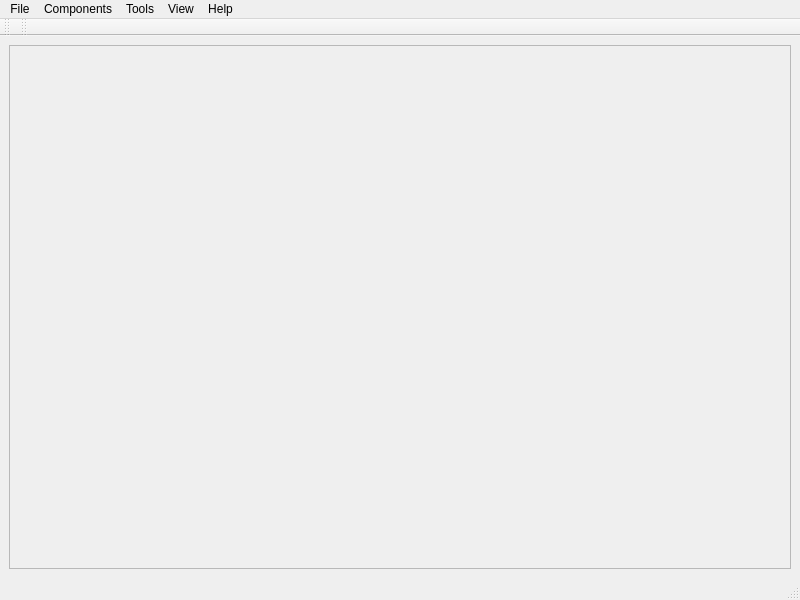
<?xml version="1.0" encoding="UTF-8"?>
<ui version="4.0">
 <class>MainWindow</class>
 <widget class="QMainWindow" name="MainWindow">
  <property name="geometry">
   <rect>
    <x>0</x>
    <y>0</y>
    <width>800</width>
    <height>600</height>
   </rect>
  </property>
  <property name="windowTitle">
   <string>MainWindow</string>
  </property>
  <widget class="QWidget" name="centralwidget">
   <layout class="QVBoxLayout" name="verticalLayout">
    <item>
     <widget class="QScrollArea" name="scrollArea">
      <property name="widgetResizable">
       <bool>true</bool>
      </property>
      <widget class="QWidget" name="scrollAreaWidgetContents">
       <property name="geometry">
        <rect>
         <x>0</x>
         <y>0</y>
         <width>778</width>
         <height>518</height>
        </rect>
       </property>
      </widget>
     </widget>
    </item>
   </layout>
  </widget>
  <widget class="QMenuBar" name="menubar">
   <property name="geometry">
    <rect>
     <x>0</x>
     <y>0</y>
     <width>800</width>
     <height>25</height>
    </rect>
   </property>
   <widget class="QMenu" name="menuFile">
    <property name="title">
     <string>File</string>
    </property>
    <addaction name="actionNew"/>
    <addaction name="actionOpen"/>
    <addaction name="actionSave"/>
    <addaction name="actionSave_as"/>
    <addaction name="separator"/>
    <addaction name="actionExit"/>
   </widget>
   <widget class="QMenu" name="menuHelp">
    <property name="title">
     <string>Help</string>
    </property>
    <addaction name="actionAbout"/>
   </widget>
   <widget class="QMenu" name="menuComponents">
    <property name="title">
     <string>Components</string>
    </property>
    <addaction name="actionButton"/>
    <addaction name="actionGround"/>
    <addaction name="actionVcc"/>
    <addaction name="separator"/>
    <addaction name="actionLED"/>
    <addaction name="actionDigital_indicator"/>
    <addaction name="separator"/>
    <addaction name="actionOscillator"/>
    <addaction name="actionBeeper"/>
    <addaction name="actionOutputs_extender"/>
    <addaction name="separator"/>
    <addaction name="actionLogic"/>
    <addaction name="actionTrigger"/>
    <addaction name="separator"/>
    <addaction name="actionRegister"/>
    <addaction name="actionDecoder"/>
    <addaction name="actionEncoder"/>
    <addaction name="actionCounter"/>
    <addaction name="actionMultiplexer"/>
    <addaction name="actionAdder"/>
    <addaction name="actionComparator"/>
    <addaction name="actionRandom_generator"/>
   </widget>
   <widget class="QMenu" name="menuView">
    <property name="title">
     <string>View</string>
    </property>
    <addaction name="actionZoom"/>
   </widget>
   <widget class="QMenu" name="menuTools">
    <property name="title">
     <string>Tools</string>
    </property>
    <addaction name="actionCompact_layout"/>
   </widget>
   <addaction name="menuFile"/>
   <addaction name="menuComponents"/>
   <addaction name="menuTools"/>
   <addaction name="menuView"/>
   <addaction name="menuHelp"/>
  </widget>
  <widget class="QStatusBar" name="statusbar"/>
  <widget class="QToolBar" name="toolBarFile">
   <property name="windowTitle">
    <string>toolBar</string>
   </property>
   <attribute name="toolBarArea">
    <enum>TopToolBarArea</enum>
   </attribute>
   <attribute name="toolBarBreak">
    <bool>false</bool>
   </attribute>
  </widget>
  <widget class="QToolBar" name="toolBarComponents">
   <property name="windowTitle">
    <string>toolBar_2</string>
   </property>
   <attribute name="toolBarArea">
    <enum>TopToolBarArea</enum>
   </attribute>
   <attribute name="toolBarBreak">
    <bool>false</bool>
   </attribute>
  </widget>
  <action name="actionNew">
   <property name="icon">
    <iconset theme="document-new">
     <normaloff/>
    </iconset>
   </property>
   <property name="text">
    <string>New</string>
   </property>
  </action>
  <action name="actionOpen">
   <property name="icon">
    <iconset theme="document-open">
     <normaloff/>
    </iconset>
   </property>
   <property name="text">
    <string>Open...</string>
   </property>
  </action>
  <action name="actionSave">
   <property name="icon">
    <iconset theme="document-save">
     <normaloff/>
    </iconset>
   </property>
   <property name="text">
    <string>Save</string>
   </property>
  </action>
  <action name="actionSave_as">
   <property name="icon">
    <iconset theme="document-save-as">
     <normaloff/>
    </iconset>
   </property>
   <property name="text">
    <string>Save as...</string>
   </property>
  </action>
  <action name="actionExit">
   <property name="icon">
    <iconset theme="application-exit">
     <normaloff/>
    </iconset>
   </property>
   <property name="text">
    <string>Exit</string>
   </property>
  </action>
  <action name="actionAbout">
   <property name="text">
    <string>About...</string>
   </property>
  </action>
  <action name="actionCompact_layout">
   <property name="text">
    <string>Compact layout</string>
   </property>
  </action>
  <action name="actionAdd_button">
   <property name="text">
    <string>Add button</string>
   </property>
  </action>
  <action name="actionAdd_Led">
   <property name="text">
    <string>Add LED</string>
   </property>
  </action>
  <action name="actionButton">
   <property name="icon">
    <iconset resource="exsim.qrc">
     <normaloff>:/images/button.png</normaloff>:/images/button.png</iconset>
   </property>
   <property name="text">
    <string>Button</string>
   </property>
   <property name="whatsThis">
    <string>QCPButton</string>
   </property>
  </action>
  <action name="actionLED">
   <property name="icon">
    <iconset resource="exsim.qrc">
     <normaloff>:/images/led.png</normaloff>:/images/led.png</iconset>
   </property>
   <property name="text">
    <string>LED</string>
   </property>
   <property name="whatsThis">
    <string>QCPLed</string>
   </property>
  </action>
  <action name="actionLogic">
   <property name="icon">
    <iconset resource="exsim.qrc">
     <normaloff>:/images/logic.png</normaloff>:/images/logic.png</iconset>
   </property>
   <property name="text">
    <string>Logic element</string>
   </property>
   <property name="whatsThis">
    <string>QCPLogic</string>
   </property>
  </action>
  <action name="actionOutputs_extender">
   <property name="icon">
    <iconset resource="exsim.qrc">
     <normaloff>:/images/extender.png</normaloff>:/images/extender.png</iconset>
   </property>
   <property name="text">
    <string>Outputs extender</string>
   </property>
   <property name="whatsThis">
    <string>QCPExtender</string>
   </property>
  </action>
  <action name="actionZoom">
   <property name="icon">
    <iconset theme="zoom-draw">
     <normaloff/>
    </iconset>
   </property>
   <property name="text">
    <string>Zoom...</string>
   </property>
  </action>
  <action name="actionTrigger">
   <property name="icon">
    <iconset resource="exsim.qrc">
     <normaloff>:/images/trigger.png</normaloff>:/images/trigger.png</iconset>
   </property>
   <property name="text">
    <string>Trigger</string>
   </property>
   <property name="whatsThis">
    <string>QCPTrigger</string>
   </property>
  </action>
  <action name="actionOscillator">
   <property name="icon">
    <iconset resource="exsim.qrc">
     <normaloff>:/images/generator.png</normaloff>:/images/generator.png</iconset>
   </property>
   <property name="text">
    <string>Oscillator</string>
   </property>
   <property name="whatsThis">
    <string>QCPGen</string>
   </property>
  </action>
  <action name="actionAsyncronous_repeater">
   <property name="icon">
    <iconset>
     <normaloff>:/images/repeater.png</normaloff>:/images/repeater.png</iconset>
   </property>
   <property name="text">
    <string>Asyncronous repeater</string>
   </property>
   <property name="whatsThis">
    <string>QCPRepeater</string>
   </property>
  </action>
  <action name="actionBeeper">
   <property name="icon">
    <iconset resource="exsim.qrc">
     <normaloff>:/images/beeper.png</normaloff>:/images/beeper.png</iconset>
   </property>
   <property name="text">
    <string>Beeper</string>
   </property>
   <property name="whatsThis">
    <string>QCPBeeper</string>
   </property>
  </action>
  <action name="actionRegister">
   <property name="icon">
    <iconset resource="exsim.qrc">
     <normaloff>:/images/register.png</normaloff>:/images/register.png</iconset>
   </property>
   <property name="text">
    <string>Register</string>
   </property>
   <property name="whatsThis">
    <string>QCPRegister</string>
   </property>
  </action>
  <action name="actionDecoder">
   <property name="text">
    <string>Decoder</string>
   </property>
   <property name="whatsThis">
    <string>QCPDecoder</string>
   </property>
  </action>
  <action name="actionEncoder">
   <property name="text">
    <string>Encoder</string>
   </property>
   <property name="whatsThis">
    <string>QCPEncoder</string>
   </property>
  </action>
  <action name="actionCounter">
   <property name="text">
    <string>Counter</string>
   </property>
   <property name="whatsThis">
    <string>QCPCounter</string>
   </property>
  </action>
  <action name="actionDigital_indicator">
   <property name="text">
    <string>Digital indicator</string>
   </property>
   <property name="whatsThis">
    <string>QCPDigit</string>
   </property>
  </action>
  <action name="actionMux">
   <property name="text">
    <string>Mux</string>
   </property>
  </action>
  <action name="actionMultiplexer">
   <property name="text">
    <string>Multiplexer</string>
   </property>
   <property name="whatsThis">
    <string>QCPMux</string>
   </property>
  </action>
  <action name="actionAdder">
   <property name="text">
    <string>Adder</string>
   </property>
   <property name="whatsThis">
    <string>QCPSum</string>
   </property>
  </action>
  <action name="actionGround">
   <property name="text">
    <string>Ground</string>
   </property>
   <property name="whatsThis">
    <string>QCPGnd</string>
   </property>
  </action>
  <action name="actionVcc">
   <property name="text">
    <string>Vcc</string>
   </property>
   <property name="whatsThis">
    <string>QCPVcc</string>
   </property>
  </action>
  <action name="actionComparator">
   <property name="text">
    <string>Comparator</string>
   </property>
   <property name="whatsThis">
    <string>QCPComparator</string>
   </property>
  </action>
  <action name="actionRandom_generator">
   <property name="text">
    <string>Random generator</string>
   </property>
   <property name="whatsThis">
    <string>QCPRndGen</string>
   </property>
  </action>
 </widget>
 <resources>
  <include location="exsim.qrc"/>
 </resources>
 <connections/>
</ui>
